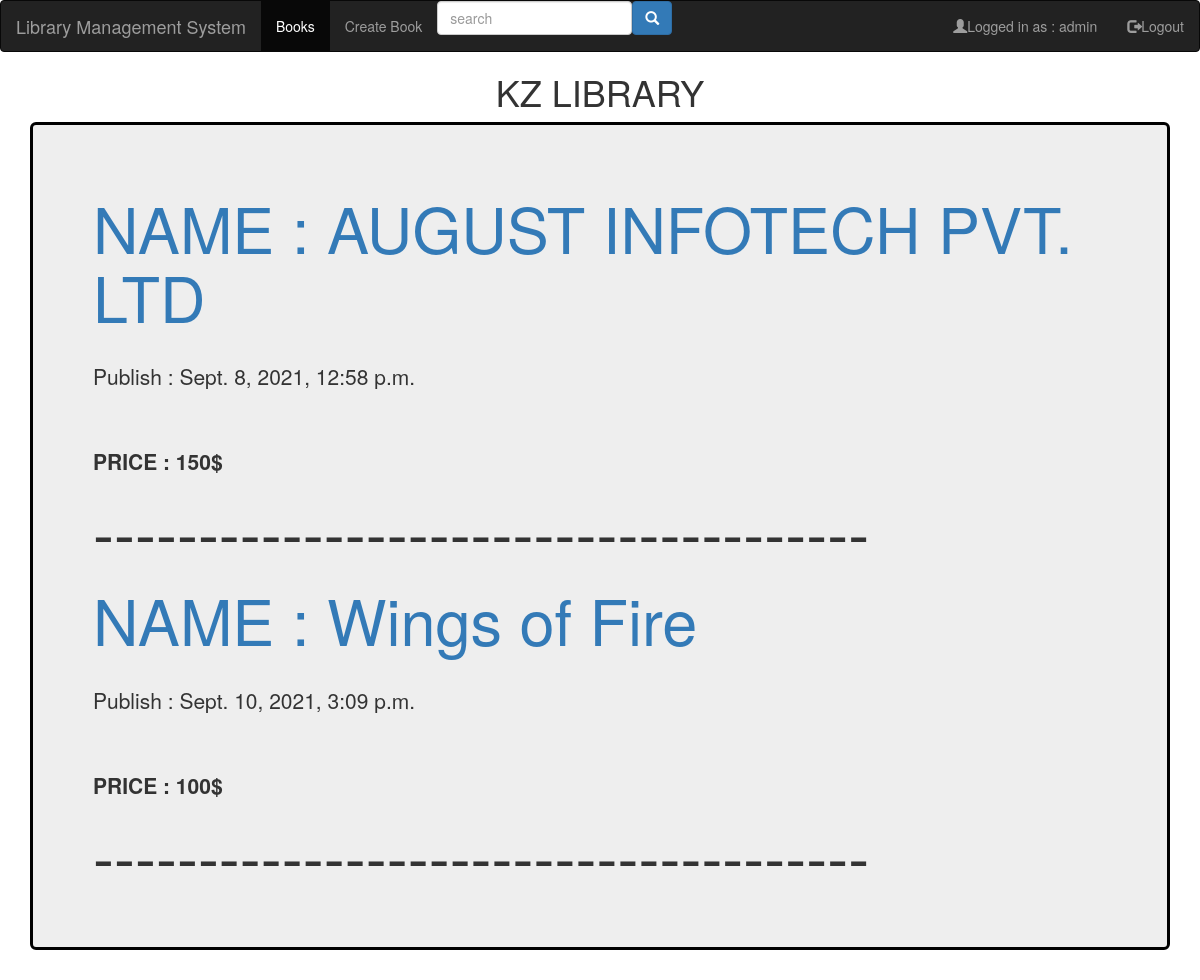
The app's page /Book_list/ (signed in) with its own data.
### library_app/models.py (models this page shows, shortened)
class BOOK(models.Model):
    Book_name = models.CharField(max_length=100)
    Book_description=models.TextField(max_length=250)
    Category=models.CharField(max_length=2, choices=book_category, default=1)
    Publish_Date=models.DateTimeField(default=timezone.now)
    Book_type=models.CharField(max_length=3, choices=book_typ, default=1)
    Price = models.CharField(max_length=50)

### library_app/views.py (the view)
# urls.py: path('Book_list/', BookListView.as_view(), name='Book-list'),
class BookListView(ListView):
    model = models.BOOK

### templates/library_app/book_list.html (shortened to what this page needs)
{% extends 'base.html' %}
{% block content %}
    {% for book in object_list %}
        {% if request.user.is_authenticated %}
        <a href="{% url 'app:Book-detail' book.id %}"><h1>NAME : {{book.Book_name}}</h1></a>
        {% else %}
        <a href="{% url 'app:Book-detail' book.id %}"  id="login"><h1>NAME : {{book.Book_name}}</h1></a>
        {% endif %}
        <br>
        <p>Publish : {{book.Publish_Date}}</p>
        <br>
        <br>
       <p> <strong>PRICE : {{book.Price}}</strong> </p>
        <h1>-------------------------------------</h1>
        {% empty %}
        <h1>No Data Found</h1>
    {% endfor %}
{% endblock content %}

### templates/base.html (shortened to what this page needs)
<!DOCTYPE html>
<html lang="en">
<head>
  <link rel="stylesheet" href="https://maxcdn.bootstrapcdn.com/bootstrap/3.4.1/css/bootstrap.min.css">
  <link rel="stylesheet" href="https://cdnjs.cloudflare.com/ajax/libs/font-awesome/4.7.0/css/font-awesome.min.css">
</head>
<body>
  <nav class="navbar navbar-inverse">
    <div class="container-fluid">
      <div class="navbar-header">
        <a class="navbar-brand" href="{%  url 'app:index'%}">Library Management System</a>
      </div>
      <ul class="nav navbar-nav">
        <li class="active"><a href="{% url 'app:Book-list' %}">Books</a></li>
        {% if request.user.is_authenticated %}
        <li><a href="{% url 'app:Book-create' %}">Create Book</a></li>
        {% else %}
        <li><a href="{% url 'app:Book-create' %}" id="createbook">Create Book</a></li>
        {% endif %}
        <li>
          <table>
            <tr>
              <td> <input type="search" id="form1" class="form-control inl" placeholder="search"></td>
              <td> <button type="button" class="btn btn-primary">
                  <i class="glyphicon glyphicon-search"></i>
                </button></td>
            </tr>
          </table>
        </li>
      </ul>
      <ul class="nav navbar-nav navbar-right">
        {% if request.user.is_authenticated %}
        <li><a href="#"><span class="glyphicon glyphicon-user"></span>Logged in as : {{request.user.username}} </a>
        </li>
        <li><a href="{% url 'logout' %}"><span class="glyphicon glyphicon-log-out"></span>Logout </a></li>
        {% else %}
        <li><a href="{% url 'signup' %}"><span class="glyphicon glyphicon-user"></span>Sign Up</a></li>
        <li><a href="{% url 'login' %}"><span class="glyphicon glyphicon-log-in"></span> Login</a></li>
        {% endif %}
      </ul>
    </div>
  </nav>
  <div>
    <h1 style="text-align: center">KZ LIBRARY</h1>
  </div>
  <div class="container">
    <div class="jumbotron jmb">
      {% block content %}
      {% endblock %}
    </div>
  </div>
</body>
</html>

### templates/base.html (style rules this page uses)
.inl { display: inline-block; }
.jmb { border: black solid 3px; }

### records on screen
BOOK: Book_name "AUGUST INFOTECH PVT. LTD", Publish_Date "Sept. 8, 2021, 12:58 p.m.", Price "150$"
BOOK: Book_name "Wings of Fire", Publish_Date "Sept. 10, 2021, 3:09 p.m.", Price "100$"

### other values on screen
{{ request.user.username }} "admin"
